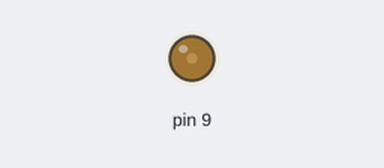
This sketch was run on a simulated Arduino Uno, built with avr-gcc and run on an emulated ATmega328P. Parts: output pins drawn as LEDs (lit = HIGH). What the sketch prints to the serial monitor is not drawn.

Above: at 0.05 s.
At 0.55 s:
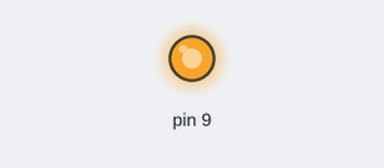
At 0.8 s:
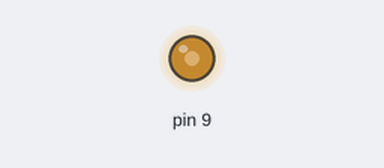
At 1.05 s:
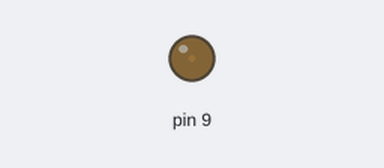
Timing chart, 0 to 3.0 s (numbered marks = the images above):
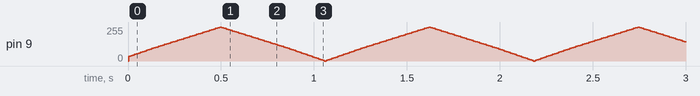

The sketch:

lab_09_ex02.ino
```cpp
// C++ code
//
void setup()
{
  pinMode(9, OUTPUT);
  Serial.begin(9600);
}

int a = 0, b = 255;

void loop()
{
  if (a != 255 || b != 0) {
    if (a < 255) {
      analogWrite(9, a);
      Serial.print("\nVal A: ");
      Serial.print(a);
      a += 5;
    }
    else if (b > 0) {
      analogWrite(9, b);
      Serial.print("\nVal B: ");
      Serial.print(b);
      b -= 5;
    }
  } else {
    a = 0, b = 255;
  }
}
```
